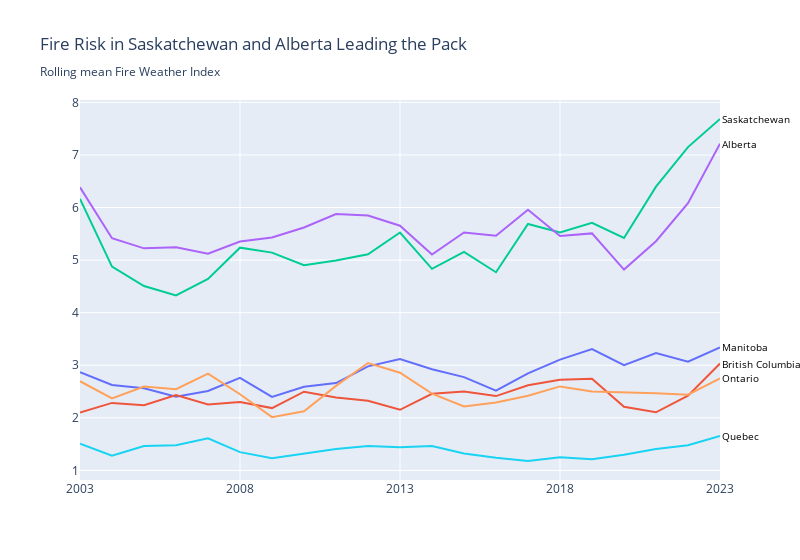

The notebook cell this image was saved under:
### Code cell
# Canada

# Get a list of all CSV files in the directory that start with "ERA5_mean"
csv_files = glob.glob('../../data/UNSEEN/wildfire/cems/preprocessed/canada/ERA5_mean*.csv')

# Initialize an empty DataFrame
df = pd.DataFrame()

# Loop through the list of CSV files
for file in csv_files:
    province = os.path.basename(file).split('_')[-1].split('.')[0]
    
    data = pd.read_csv(file)
    
    data['province'] = province
    
    df = pd.concat([df, data], ignore_index=True)

# Calculate a 3-year rolling mean of 'mean_fire_weather_index'
df['rolling_mean'] = df.groupby('province')['mean_fire_weather_index'].rolling(3).mean().reset_index(0, drop=True)

# Filter the DataFrame
df = df[(df['Year'] >= 2003) & (df['Year'] != 2024)]

# Create a line plot with 'Year' on the x-axis and 'rolling_mean' on the y-axis
fig = px.line(df, x='Year', y='rolling_mean', color='province', 
    title='Fire Risk in Saskatchewan and Alberta Leading the Pack<br><sub>Rolling mean Fire Weather Index</sub>',
    color_discrete_map=color_dict)

# Update the x-axis labels
fig.update_xaxes(
    tickvals=list(range(2023, df['Year'].min() - 1, -5)),
    ticktext=[str(year) for year in range(2023, df['Year'].min() - 1, -5)]
)

fig.update_yaxes(title_text='')
fig.update_xaxes(title_text='')
fig.update_layout(autosize=False, width=800)
fig.update_layout(showlegend=False)

# Get the 2023 values for each province
values_2023 = df[df['Year'] == 2023].sort_values('rolling_mean', ascending=False)

# Add an annotation for each province next to its 2023 value
for i in range(len(values_2023)):
    fig.add_annotation(
        x=1,  # Adjust this value to move the annotations to the right
        y=values_2023['rolling_mean'].iloc[i],
        text=values_2023['province'].iloc[i],
        showarrow=False,
        font=dict(
            size=10,
            color="black"
        ),
        xref="paper",  # Use the relative coordinates of the plot area
        yref="y",  # Use the data coordinates for the y-axis
        xanchor="left",  # Align the text to the left
        yanchor="middle"  # Align the text to the middle vertically
    )

fig.show()

### Figure 1 — Plotly figure (JSON) as saved in the notebook; plotly's stock layout.template omitted (floating-point values rounded to 4 significant figures)
{"data": [{"hovertemplate": "province=Manitoba<br>Year=%{x}<br>rolling_mean=%{y}<extra></extra>", "legendgroup": "Manitoba", "line": {"color": "#636EFA", "dash": "solid"}, "marker": {"symbol": "circle"}, "mode": "lines", "name": "Manitoba", "orientation": "v", "showlegend": true, "type": "scatter", "x": [2003, 2004, 2005, 2006, 2007, 2008, 2009, 2010, 2011, 2012, 2013, 2014, 2015, 2016, 2017, 2018, 2019, 2020, 2021, 2022, 2023], "xaxis": "x", "y": [2.867, 2.624, 2.562, 2.399, 2.511, 2.761, 2.397, 2.591, 2.661, 2.98, 3.118, 2.923, 2.775, 2.518, 2.845, 3.108, 3.309, 3.001, 3.234, 3.067, 3.339], "yaxis": "y"}, {"hovertemplate": "province=British Columbia<br>Year=%{x}<br>rolling_mean=%{y}<extra></extra>", "legendgroup": "British Columbia", "line": {"color": "#EF553B", "dash": "solid"}, "marker": {"symbol": "circle"}, "mode": "lines", "name": "British Columbia", "orientation": "v", "showlegend": true, "type": "scatter", "x": [2003, 2004, 2005, 2006, 2007, 2008, 2009, 2010, 2011, 2012, 2013, 2014, 2015, 2016, 2017, 2018, 2019, 2020, 2021, 2022, 2023], "xaxis": "x", "y": [2.103, 2.284, 2.241, 2.435, 2.255, 2.299, 2.185, 2.497, 2.389, 2.326, 2.153, 2.457, 2.5, 2.414, 2.619, 2.722, 2.745, 2.211, 2.106, 2.421, 3.032], "yaxis": "y"}, {"hovertemplate": "province=Saskatchewan<br>Year=%{x}<br>rolling_mean=%{y}<extra></extra>", "legendgroup": "Saskatchewan", "line": {"color": "#00CC96", "dash": "solid"}, "marker": {"symbol": "circle"}, "mode": "lines", "name": "Saskatchewan", "orientation": "v", "showlegend": true, "type": "scatter", "x": [2003, 2004, 2005, 2006, 2007, 2008, 2009, 2010, 2011, 2012, 2013, 2014, 2015, 2016, 2017, 2018, 2019, 2020, 2021, 2022, 2023], "xaxis": "x", "y": [6.166, 4.876, 4.506, 4.328, 4.642, 5.236, 5.142, 4.903, 4.993, 5.11, 5.525, 4.834, 5.156, 4.77, 5.688, 5.526, 5.709, 5.422, 6.397, 7.149, 7.684], "yaxis": "y"}, {"hovertemplate": "province=Alberta<br>Year=%{x}<br>rolling_mean=%{y}<extra></extra>", "legendgroup": "Alberta", "line": {"color": "#AB63FA", "dash": "solid"}, "marker": {"symbol": "circle"}, "mode": "lines", "name": "Alberta", "orientation": "v", "showlegend": true, "type": "scatter", "x": [2003, 2004, 2005, 2006, 2007, 2008, 2009, 2010, 2011, 2012, 2013, 2014, 2015, 2016, 2017, 2018, 2019, 2020, 2021, 2022, 2023], "xaxis": "x", "y": [6.383, 5.417, 5.224, 5.242, 5.121, 5.353, 5.43, 5.62, 5.876, 5.847, 5.654, 5.105, 5.524, 5.462, 5.956, 5.457, 5.508, 4.819, 5.36, 6.082, 7.213], "yaxis": "y"}, {"hovertemplate": "province=Ontario<br>Year=%{x}<br>rolling_mean=%{y}<extra></extra>", "legendgroup": "Ontario", "line": {"color": "#FFA15A", "dash": "solid"}, "marker": {"symbol": "circle"}, "mode": "lines", "name": "Ontario", "orientation": "v", "showlegend": true, "type": "scatter", "x": [2003, 2004, 2005, 2006, 2007, 2008, 2009, 2010, 2011, 2012, 2013, 2014, 2015, 2016, 2017, 2018, 2019, 2020, 2021, 2022, 2023], "xaxis": "x", "y": [2.696, 2.37, 2.594, 2.545, 2.84, 2.449, 2.013, 2.124, 2.608, 3.043, 2.857, 2.46, 2.215, 2.291, 2.421, 2.598, 2.501, 2.49, 2.468, 2.44, 2.749], "yaxis": "y"}, {"hovertemplate": "province=Quebec<br>Year=%{x}<br>rolling_mean=%{y}<extra></extra>", "legendgroup": "Quebec", "line": {"color": "#19D3F3", "dash": "solid"}, "marker": {"symbol": "circle"}, "mode": "lines", "name": "Quebec", "orientation": "v", "showlegend": true, "type": "scatter", "x": [2003, 2004, 2005, 2006, 2007, 2008, 2009, 2010, 2011, 2012, 2013, 2014, 2015, 2016, 2017, 2018, 2019, 2020, 2021, 2022, 2023], "xaxis": "x", "y": [1.509, 1.279, 1.463, 1.478, 1.611, 1.348, 1.232, 1.316, 1.409, 1.462, 1.439, 1.466, 1.322, 1.239, 1.179, 1.252, 1.211, 1.299, 1.409, 1.48, 1.657], "yaxis": "y"}], "layout": {"annotations": [{"font": {"color": "black", "size": 10}, "showarrow": false, "text": "Saskatchewan", "x": 1, "xanchor": "left", "xref": "paper", "y": 7.684, "yanchor": "middle", "yref": "y"}, {"font": {"color": "black", "size": 10}, "showarrow": false, "text": "Alberta", "x": 1, "xanchor": "left", "xref": "paper", "y": 7.213, "yanchor": "middle", "yref": "y"}, {"font": {"color": "black", "size": 10}, "showarrow": false, "text": "Manitoba", "x": 1, "xanchor": "left", "xref": "paper", "y": 3.339, "yanchor": "middle", "yref": "y"}, {"font": {"color": "black", "size": 10}, "showarrow": false, "text": "British Columbia", "x": 1, "xanchor": "left", "xref": "paper", "y": 3.032, "yanchor": "middle", "yref": "y"}, {"font": {"color": "black", "size": 10}, "showarrow": false, "text": "Ontario", "x": 1, "xanchor": "left", "xref": "paper", "y": 2.749, "yanchor": "middle", "yref": "y"}, {"font": {"color": "black", "size": 10}, "showarrow": false, "text": "Quebec", "x": 1, "xanchor": "left", "xref": "paper", "y": 1.657, "yanchor": "middle", "yref": "y"}], "autosize": false, "legend": {"title": {"text": "province"}, "tracegroupgap": 0}, "showlegend": false, "title": {"text": "Fire Risk in Saskatchewan and Alberta Leading the Pack<br><sub>Rolling mean Fire Weather Index</sub>"}, "width": 800, "xaxis": {"anchor": "y", "domain": [0, 1], "ticktext": ["2023", "2018", "2013", "2008", "2003"], "tickvals": [2023, 2018, 2013, 2008, 2003], "title": {"text": ""}}, "yaxis": {"anchor": "x", "domain": [0, 1], "title": {"text": ""}}}}
